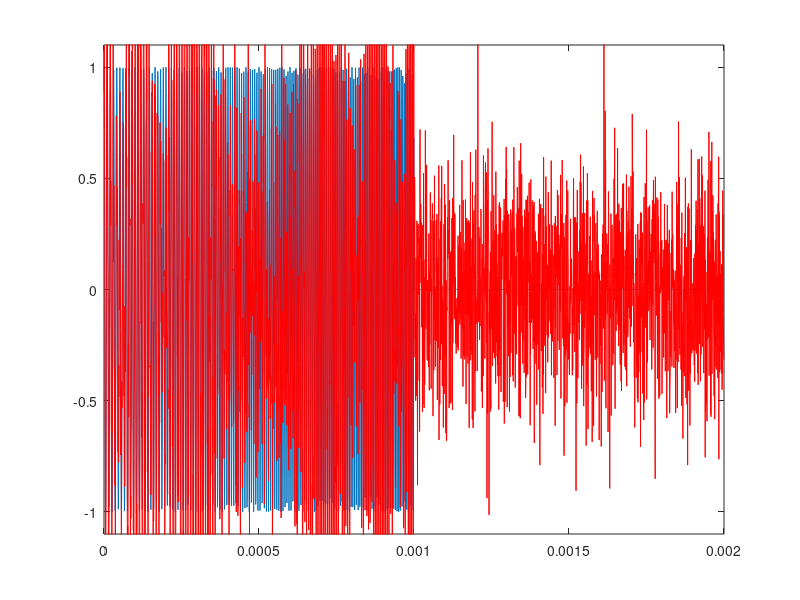
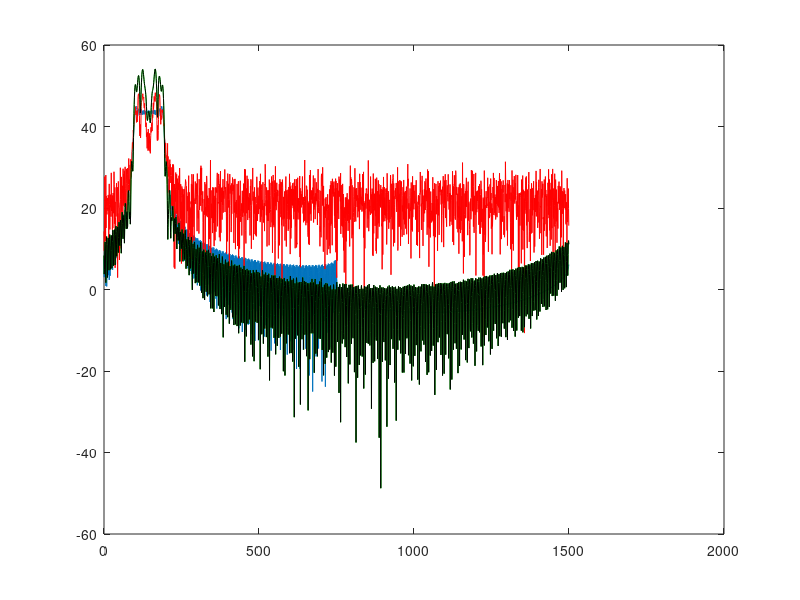
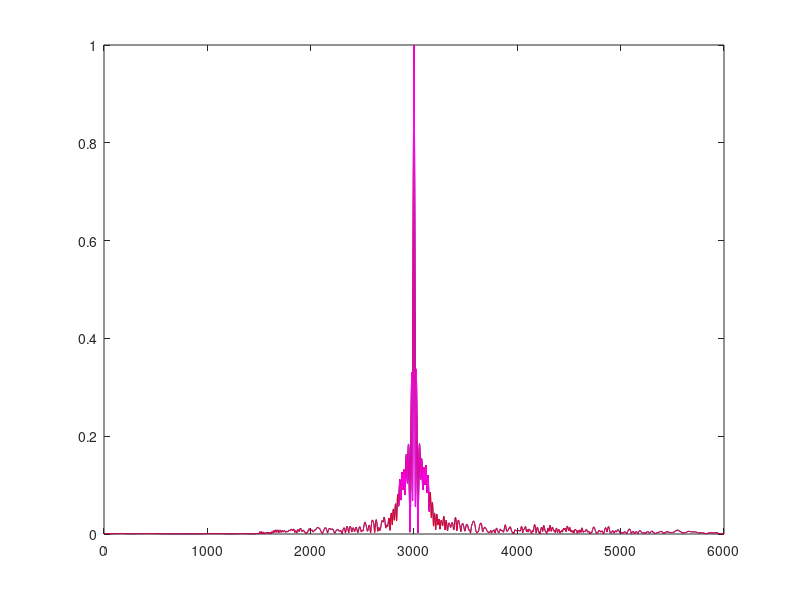

Reproduce these figures in MATLAB, in order.
clear
close all
clc

%% Set-up signal
dec=1;
T=1e-3;
fs=1.5e6;
fi=95e3;
fband=100e3;
ff=fi+fband;

%% Transmit Signal
t=0:1./fs:(T-1./fs);
tx=chirp(t,fi,T,ff);
tx1=0.5*chirp(t,fi+10e3,T,ff-10e3)+tx;

t=0:1./fs:(2*T-1./fs);
tx=[tx zeros(size(tx))];
tx1=[tx1 zeros(size(tx1))];

tx=hilbert(tx);
tx1=hilbert(tx1);

%t=decimate(t,dec);
%tx=decimate(tx,dec);
%tx1=decimate(tx1,dec);

%% Receive Signal
%rx=1*(tx+0.6*randn(size(tx)));
rx=1*((tx1)+0.3*randn(size(tx1)));

figure(1)
plot(t,real(tx))
ylim([-1.1 1.1])
hold on
plot(t,real(rx),'r')
hold off

%% FFT of transmit signal
n=4096*2;%2.^13
n=2.^11;
FFT_tx=fft(tx,n);
f=(0:length(FFT_tx)-1)*fs/n/dec;

figure(2)
%plot(f/1000,20.*log10(abs(FFT_tx)./max(abs(FFT_tx))))
plot(f/1000,20.*log10(abs(FFT_tx)))

%% FFT of receive signals
FFT_rx=fft(rx,n);

figure(2)
hold on
%plot(f/1000,20.*log10(abs(FFT_rx)./max(abs(FFT_rx))),'r')
plot(f/1000,20.*log10(abs(FFT_rx)),'r')
hold off

%% Cross-correlataion of transmit and receive signals
MF=xcorr(rx,tx);
figure(3)
plot(abs(MF)./max(abs(MF)),'b')

%% Pick out peak of cross-correlation
[tmp,ij]=max(MF);clear tmp
ii=(ij-150):(ij+150);
MF_peak=MF(ii);clear ij

figure(3)
hold on
plot(ii,(abs(MF_peak)./max(abs(MF_peak))),'k');clear ij
hold off;clear ii

%% FFT of cross-correlated signal
FFT_MF=fft(MF_peak,n);
f_MF=(0:length(FFT_MF)-1)*fs/n/dec;

figure(2)
hold on
%plot(f_MF/1000,20.*log10(abs(FFT_MF)./max(abs(FFT_MF))),'g')
plot(f_MF/1000,20.*log10(abs(FFT_MF))-37.5,'g')
hold off

%% Convolution of transmit and receive signals
CP=conv(rx,conj(fliplr(tx)));

figure(3)
hold on
plot((abs(CP)./max(abs(CP))),'r')
hold off

%% Pick out peak of convolution
[tmp,ij]=max(CP);clear tmp
ii=(ij-150):(ij+150);
CP_peak=CP(ii);clear ij

figure(3)
hold on
plot(ii,(abs(CP_peak)./max(abs(CP_peak))),'m');clear ij
hold off;clear ii


%% FFT of convolved signal
FFT_CP=fft(CP_peak,n);
f_CP=(0:length(FFT_CP)-1)*fs/n/dec;
figure(2)
hold on
%plot(f_CP/1000,20.*log10(abs(FFT_CP)./max(abs(FFT_CP))),'g')
plot(f_CP/1000,20.*log10(abs(FFT_CP))-37.5,'k')
hold off

whos
